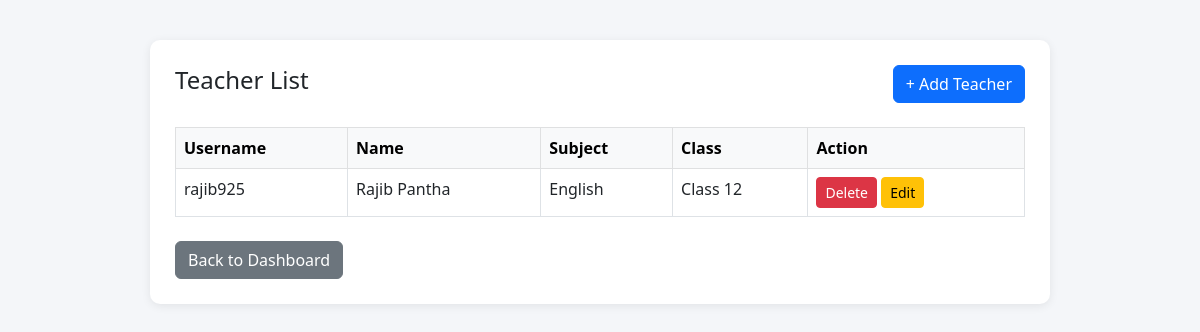
Before: /teacher/ (signed in) with the older database file.
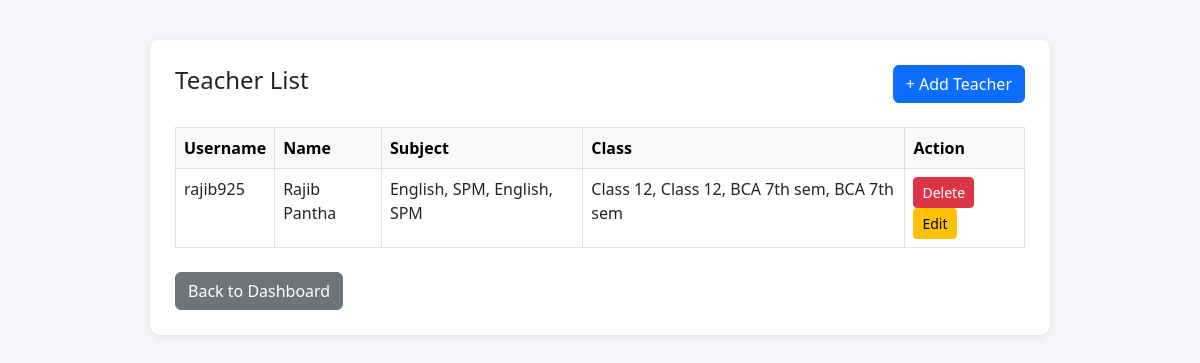
After: the same page with the newer database file.
### result/models.py (models this page shows, shortened)
class Teacher(models.Model):
    user = models.OneToOneField(CustomUser, on_delete=models.CASCADE)

class CustomUser(AbstractUser):
    ROLE_CHOICES = (
        ('admin', 'Admin'),
        ('teacher', 'Teacher'),
        ('student', 'Student'),
    )
    role = models.CharField(max_length=10, choices=ROLE_CHOICES, default='student')
    phone = models.CharField(max_length=15, null=True, blank=True)

class TeacherAssignment(models.Model):
    teacher = models.ForeignKey(Teacher, on_delete=models.CASCADE, related_name='assignments')
    class_assigned = models.ForeignKey(Class, on_delete=models.CASCADE)
    subject_name = models.ForeignKey(Subject, on_delete=models.CASCADE)
    class Meta:
        unique_together = ('teacher', 'class_assigned', 'subject_name')

class Subject(models.Model):
    class_name = models.ForeignKey(
        Class, on_delete=models.CASCADE, related_name='subjects'
    )
    name = models.CharField(max_length=100)
    subject_code = models.CharField(max_length=20,unique=True, blank=True)
    full_marks = models.PositiveIntegerField(default=100)
    theory_marks = models.PositiveIntegerField(default=60)
    practical_marks = models.PositiveIntegerField(default=40)
    pass_marks = models.PositiveIntegerField(default=40)
    theory_pass_marks = models.PositiveIntegerField(default=24)
    practical_pass_marks = models.PositiveIntegerField(default=15)
    class Meta:
        ordering = ['name']

class Class(models.Model):
    name = models.CharField(max_length=20)
    section = models.CharField(max_length=10, blank=True)
    class Meta:
        verbose_name_plural = "Classes"
        ordering = ['name', 'section']

### result/views.py (the view)
# urls.py: path('teacher/', views.teacher_list, name='teacher_list'),
@login_required(login_url='result:admin_login')
def teacher_list(request):
    if not request.user.is_staff:
        return redirect('result:dashboard')
    teachers = Teacher.objects.select_related('user').prefetch_related('assignments__subject_name','assignments__class_assigned')
    return render(request, 'result/teacher_list.html', {'teachers': teachers})

### result/templates/result/teacher_list.html (shortened to what this page needs)
<!DOCTYPE html>
<html lang="en">
<head>
    <link href="https://cdn.jsdelivr.net/npm/bootstrap@5.3.0/dist/css/bootstrap.min.css" rel="stylesheet">
</head>
<body>
<div class="container">
    <div class="d-flex justify-content-between align-items-center mb-4">
        <h4> Teacher List</h4>
        <a href="{% url 'result:add_teacher' %}" class="btn btn-primary">+ Add Teacher</a>
    </div>
    <table class="table table-bordered table-hover">
        <thead class="table-light">
            <tr>
                <th>Username</th>
                <th>Name</th>
                <th>Subject</th>
                <th>Class</th>
                <th>Action</th>
            </tr>
        </thead>
        <tbody>
             {% for teacher in teachers %}
<tr>
    <td>{{ teacher.user.username }}</td>
    <td>{{ teacher.user.first_name }} {{ teacher.user.last_name }}</td>
    <td>
        {% for a in teacher.assignments.all %}
            {{ a.subject_name.name }}{% if not forloop.last %}, {% endif %}
        {% empty %}
            No subject
        {% endfor %}
    </td>
    <td>
        {% for a in teacher.assignments.all %}
            {{ a.class_assigned.name }}{% if not forloop.last %}, {% endif %}
        {% empty %}
            No class
        {% endfor %}
    </td>
    <td>
        <form method="post"
              action="{% url 'result:delete_teacher' teacher.pk %}"
              onsubmit="return confirm('Delete this teacher?')">
            <button type="submit" class="btn btn-sm btn-danger">
                Delete
            </button>
            <a href="{% url 'result:edit_teacher' teacher.id %}" class="btn btn-warning btn-sm">Edit</a>
        </form>
    </td>
</tr>
{% empty %}
<tr>
    <td colspan="5" class="text-center text-muted">
        No teachers added yet
    </td>
</tr>
{% endfor %}
        </tbody>
    </table>
    <a href="{% url 'result:dashboard' %}" class="btn btn-secondary mt-2"> Back to Dashboard</a>
</div>
</body>
</html>

Changed rows visible on the page:
added TeacherAssignment: subject_name.name "SPM", class_assigned.name "Class 12"
added TeacherAssignment: subject_name.name "English", class_assigned.name "BCA 7th sem"
added TeacherAssignment: subject_name.name "SPM", class_assigned.name "BCA 7th sem"
